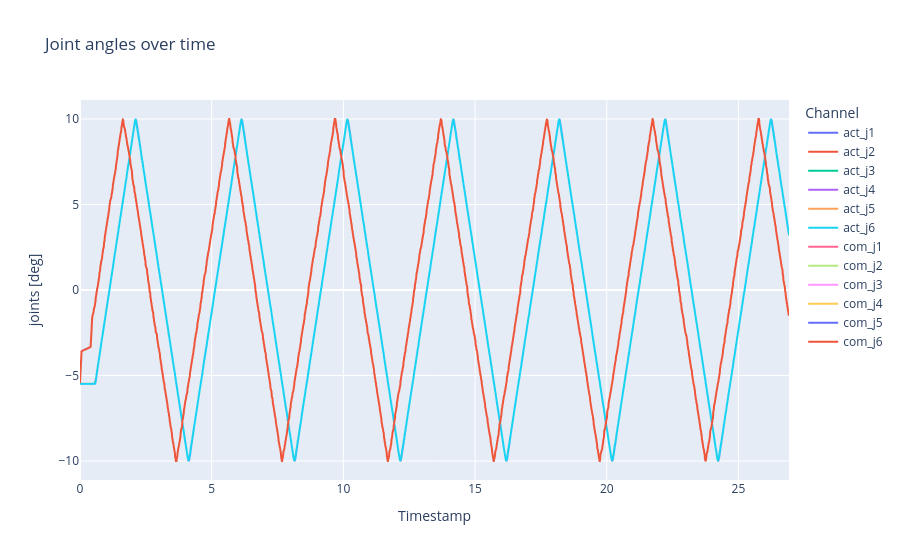

Here is the notebook cell this chart was saved with:
### Markdown cell above
Joint angles over time

### Code cell
# 1) DataFrame anlegen
df = pd.DataFrame({
    'timestamp': timestamps,
    'act_j1': act_j[:, 0],
    'act_j2': act_j[:, 1],
    'act_j3': act_j[:, 2],
    'act_j4': act_j[:, 3],
    'act_j5': act_j[:, 4],
    'act_j6': act_j[:, 5],
    'com_j1': com_j[:, 0],
    'com_j2': com_j[:, 1],
    'com_j3': com_j[:, 2],
    'com_j4': com_j[:, 3],
    'com_j5': com_j[:, 4],
    'com_j6': com_j[:, 5]
})

# 1) In Long-Form umwandeln
df_long = df.melt(
    id_vars='timestamp',
    value_vars=df.columns[1:],
    var_name='Channel',
    value_name='joints [deg]'
)

# 2) Plot bauen
fig = px.line(
    df_long,
    x='timestamp',
    y='joints [deg]',
    color='Channel',
    title="Joint angles over time",
    labels={'timestamp': 'Timestamp'}
)

# 3) Achsen anpassen
fig.update_xaxes(
    tickformat="%H:%M:%S\n%d-%m-%Y",
)

fig.show()

### Figure 1 — Plotly figure (JSON) as saved in the notebook; plotly's stock layout.template omitted (floating-point values rounded to 4 significant figures; data arrays with more than 128 entries replaced by an {"elided": "..."} marker saying what was removed)
{"data": [{"hovertemplate": "Channel=act_j1<br>Timestamp=%{x}<br>joints [deg]=%{y}<extra></extra>", "legendgroup": "act_j1", "line": {"color": "#636efa", "dash": "solid"}, "marker": {"symbol": "circle"}, "mode": "lines", "name": "act_j1", "showlegend": true, "type": "scattergl", "x": {"elided": "2083 float values"}, "xaxis": "x", "y": {"elided": "2083 float values"}, "yaxis": "y"}, {"hovertemplate": "Channel=act_j2<br>Timestamp=%{x}<br>joints [deg]=%{y}<extra></extra>", "legendgroup": "act_j2", "line": {"color": "#EF553B", "dash": "solid"}, "marker": {"symbol": "circle"}, "mode": "lines", "name": "act_j2", "showlegend": true, "type": "scattergl", "x": {"elided": "2083 float values"}, "xaxis": "x", "y": {"elided": "2083 float values"}, "yaxis": "y"}, {"hovertemplate": "Channel=act_j3<br>Timestamp=%{x}<br>joints [deg]=%{y}<extra></extra>", "legendgroup": "act_j3", "line": {"color": "#00cc96", "dash": "solid"}, "marker": {"symbol": "circle"}, "mode": "lines", "name": "act_j3", "showlegend": true, "type": "scattergl", "x": {"elided": "2083 float values"}, "xaxis": "x", "y": {"elided": "2083 float values"}, "yaxis": "y"}, {"hovertemplate": "Channel=act_j4<br>Timestamp=%{x}<br>joints [deg]=%{y}<extra></extra>", "legendgroup": "act_j4", "line": {"color": "#ab63fa", "dash": "solid"}, "marker": {"symbol": "circle"}, "mode": "lines", "name": "act_j4", "showlegend": true, "type": "scattergl", "x": {"elided": "2083 float values"}, "xaxis": "x", "y": {"elided": "2083 float values"}, "yaxis": "y"}, {"hovertemplate": "Channel=act_j5<br>Timestamp=%{x}<br>joints [deg]=%{y}<extra></extra>", "legendgroup": "act_j5", "line": {"color": "#FFA15A", "dash": "solid"}, "marker": {"symbol": "circle"}, "mode": "lines", "name": "act_j5", "showlegend": true, "type": "scattergl", "x": {"elided": "2083 float values"}, "xaxis": "x", "y": {"elided": "2083 float values"}, "yaxis": "y"}, {"hovertemplate": "Channel=act_j6<br>Timestamp=%{x}<br>joints [deg]=%{y}<extra></extra>", "legendgroup": "act_j6", "line": {"color": "#19d3f3", "dash": "solid"}, "marker": {"symbol": "circle"}, "mode": "lines", "name": "act_j6", "showlegend": true, "type": "scattergl", "x": {"elided": "2083 float values"}, "xaxis": "x", "y": {"elided": "2083 float values"}, "yaxis": "y"}, {"hovertemplate": "Channel=com_j1<br>Timestamp=%{x}<br>joints [deg]=%{y}<extra></extra>", "legendgroup": "com_j1", "line": {"color": "#FF6692", "dash": "solid"}, "marker": {"symbol": "circle"}, "mode": "lines", "name": "com_j1", "showlegend": true, "type": "scattergl", "x": {"elided": "2083 float values"}, "xaxis": "x", "y": {"elided": "2083 float values"}, "yaxis": "y"}, {"hovertemplate": "Channel=com_j2<br>Timestamp=%{x}<br>joints [deg]=%{y}<extra></extra>", "legendgroup": "com_j2", "line": {"color": "#B6E880", "dash": "solid"}, "marker": {"symbol": "circle"}, "mode": "lines", "name": "com_j2", "showlegend": true, "type": "scattergl", "x": {"elided": "2083 float values"}, "xaxis": "x", "y": {"elided": "2083 float values"}, "yaxis": "y"}, {"hovertemplate": "Channel=com_j3<br>Timestamp=%{x}<br>joints [deg]=%{y}<extra></extra>", "legendgroup": "com_j3", "line": {"color": "#FF97FF", "dash": "solid"}, "marker": {"symbol": "circle"}, "mode": "lines", "name": "com_j3", "showlegend": true, "type": "scattergl", "x": {"elided": "2083 float values"}, "xaxis": "x", "y": {"elided": "2083 float values"}, "yaxis": "y"}, {"hovertemplate": "Channel=com_j4<br>Timestamp=%{x}<br>joints [deg]=%{y}<extra></extra>", "legendgroup": "com_j4", "line": {"color": "#FECB52", "dash": "solid"}, "marker": {"symbol": "circle"}, "mode": "lines", "name": "com_j4", "showlegend": true, "type": "scattergl", "x": {"elided": "2083 float values"}, "xaxis": "x", "y": {"elided": "2083 float values"}, "yaxis": "y"}, {"hovertemplate": "Channel=com_j5<br>Timestamp=%{x}<br>joints [deg]=%{y}<extra></extra>", "legendgroup": "com_j5", "line": {"color": "#636efa", "dash": "solid"}, "marker": {"symbol": "circle"}, "mode": "lines", "name": "com_j5", "showlegend": true, "type": "scattergl", "x": {"elided": "2083 float values"}, "xaxis": "x", "y": {"elided": "2083 float values"}, "yaxis": "y"}, {"hovertemplate": "Channel=com_j6<br>Timestamp=%{x}<br>joints [deg]=%{y}<extra></extra>", "legendgroup": "com_j6", "line": {"color": "#EF553B", "dash": "solid"}, "marker": {"symbol": "circle"}, "mode": "lines", "name": "com_j6", "showlegend": true, "type": "scattergl", "x": {"elided": "2083 float values"}, "xaxis": "x", "y": {"elided": "2083 float values"}, "yaxis": "y"}], "layout": {"legend": {"title": {"text": "Channel"}, "tracegroupgap": 0}, "title": {"text": "Joint angles over time"}, "xaxis": {"anchor": "y", "domain": [0, 1], "tickformat": "%H:%M:%S\n%d-%m-%Y", "title": {"text": "Timestamp"}}, "yaxis": {"anchor": "x", "domain": [0, 1], "title": {"text": "joints [deg]"}}}}
